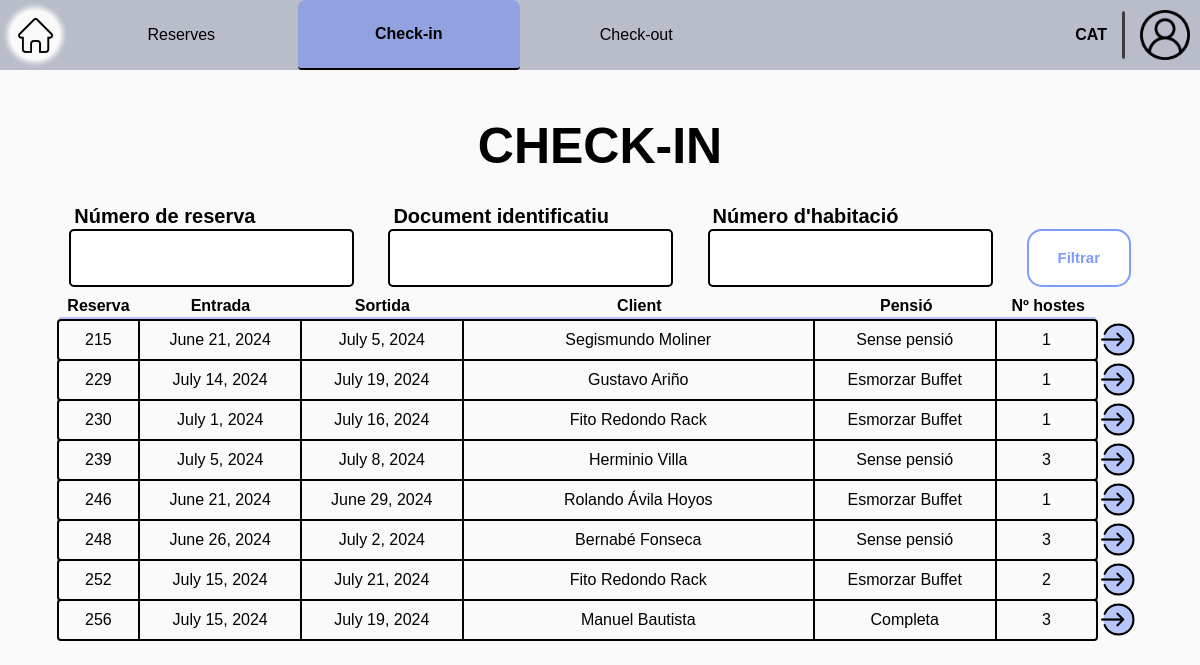
Screenshot of /receptionist/check-in/ (signed in) with the database file from the repository.
### Reception/models.py (models this page shows, shortened)
class RoomReservation(models.Model):
    client = models.ForeignKey(Client, on_delete=models.CASCADE)
    room = models.ForeignKey(Room, on_delete=models.CASCADE, to_field='id')
    entry = models.DateField()
    exit = models.DateField()
    pension_type = models.CharField(
        max_length=c.DROPDOWN_MAX_LENGTH,
        choices=c.get_pension_types,
        default='Sense pensió'
    )
    num_guests = models.IntegerField()
    is_active = models.BooleanField(default=True)
    check_in_active = models.BooleanField(default=False)
    check_out_active = models.BooleanField(default=False)
    tourist_tax_paid = models.BooleanField(default=False)
    class Meta:
        unique_together = ('room', 'entry', 'exit')

class HotelUser(AbstractUser):
    email = models.EmailField()
    phone_number = models.CharField(max_length=c.PHONE_NUMBER_LENGTH)
    id_number = models.CharField(max_length=c.ID_NUMBER, blank=True, unique=True)

### Reception/views.py (the view)
# urls.py: path('check-in/', v.check_in_1, name='check_in'),
@worker_required('receptionist')
def check_in_1(request):
    form = SearchReservationForm(request.GET or None)
    filtered_reservations, status = u.get_filtered_reservations(form, is_active=True, check_in_active=False,
                                                                check_out_active=False)
    if not status:
        messages.error(request, "No s'ha trobat cap reserva")
    return render(request, c.get_check_in_path(1), {
        'form': form,
        'reservations': filtered_reservations
    })

### Reception/forms.py (shortened to what this page needs)
class SearchReservationForm(forms.ModelForm):
    num_reservation = forms.CharField(label="Número de reserva", required=False)
    id_number = forms.CharField(label="Document identificatiu", required=False)
    room_num = forms.IntegerField(label="Número d'habitació", required=False,
                                  validators=[MinValueValidator(1)])
    class Meta:
        model = RoomReservation
        fields = ['num_reservation', 'id_number', 'room_num']

### Reception/config.py (called while the page is built)
    @staticmethod
    def get_check_in_path(n: int):
        return p.CHECK_IN_PATH[n]

### Reception/utils.py (called while the page is built, shortened)
def get_filtered_reservations(form, is_active=True, check_in_active=None, check_out_active=None) -> tuple:
    if check_in_active is None and check_out_active is None:
        reservations = RoomReservation.objects.filter(is_active=is_active)
    else:
        reservations = RoomReservation.objects.filter(is_active=is_active,
                                                      check_in_active=check_in_active,
                                                      check_out_active=check_out_active
                                                      )
    filtered_reservations = reservations
    return filtered_reservations, True

### templates/worker/receptionist/check-in/check_in_1.html (shortened to what this page needs)
{% extends "worker/receptionist/base_receptionist.html" %}
{% load static %}
{% block extra_css %}
    <link rel="stylesheet" href="{% static 'css/worker/receptionist/check-in/check-in_1.css' %}">
{% endblock extra_css %}
{% block id_check-in %} id="current-page" {% endblock id_check-in %}
{% block content %}
    <div class="main">
        <h1 class="section-title">CHECK-IN</h1>
        <form method="get" class="filter-field">
            <div class="form-group">
                <h5>{{ form.num_reservation.label }}</h5>
                {{ form.num_reservation }}
            </div>
            <div class="form-group">
                <h5>{{ form.id_number.label }}</h5>
                {{ form.id_number }}
            </div>
            <div class="form-group">
                <h5>{{ form.room_num.label }}</h5>
                {{ form.room_num }}
            </div>
            <div class="procedural-buttons">
                <button class="filter-button" type="submit">Filtrar</button>
            </div>
        </form>
        <ul class="reservation-list">
            <ul class="list-index">
                <li id="reservation-id">Reserva</li>
                <li id="entry">Entrada</li>
                <li id="exit">Sortida</li>
                <li id="name">Client</li>
                <li id="pension">Pensió</li>
                <li id="num-guests">Nº hostes</li>
            </ul>
            <div id="divider"></div>
            {% for reservation in reservations %}
                <div class="list-div">
                    <li>
                        <div id="reservation-id">{{ reservation.id }}</div>
                        <div id="entry">{{ reservation.entry }}</div>
                        <div id="exit">{{ reservation.exit }}</div>
                        <div id="name">{{ reservation.client.first_name }} {{ reservation.client.last_name }}</div>
                        <div id="pension">{{ reservation.pension_type }}</div>
                        <div id="num-guests">{{ reservation.num_guests }}</div>
                    </li>
                    <div class="list-extra">
                        <a class="icon" href="{% url 'check_in_summary' pk=reservation.id %}"><img id="check" width="30" height="30" src="{% static 'img/icons/enter-icon.png' %}" alt="delete"></a>
                    </div>
                </div>
            {% endfor %}
        </ul>
    </div>
{% endblock %}

### static/css/base.css (style rules this page uses)
body { background-color: #fafafa; font-family: "Gill Sans MT", Arial, sans-serif; margin: 0; padding: 0; aspect-ratio: 16 / 9; width: 100%; height: 100vh; display: flex; flex-direction: column; }
.main { position: relative; display: flex; flex-direction: column; align-items: center; height: 95%; width: 95%; max-height: 900px; max-width: 1600px; gap: 10px; margin-bottom: 10px; }

### static/css/worker/worker.css (style rules this page uses)
input, select { border: solid 2px black; }
button { cursor: pointer; }
.section-title { margin-bottom: 20px; font-size: 50px; display: flex; justify-content: center; min-width: max-content; }
h5 { margin: 0; font-size: 1em; font-weight: bold; }
input { background-color: white; border: 2px solid black; }
.procedural-buttons { height: 8%; width: 100%; display: flex; flex-direction: row; justify-content: space-between; align-items: center; }
.procedural-buttons button { display: flex; align-items: center; justify-content: center; height: 100%; width: 20%; max-height: 60px; max-width: 160px; min-height: 40px; min-width: 104px; margin-top: 0; margin-bottom: 0; font-size: 15px; font-weight: bold; border-radius: 15px; cursor: pointer; transition: opacity 0.2s; padding: 15px 10px; }
.filter-button { color: #7f9bff; background-color: white; border: 2px solid #7f9bff; }
.filter-field { width: 100%; font-weight: bold; font-size: 20px; display: flex; justify-content: center; gap: 3%; align-items: flex-end; flex-wrap: wrap; }
.filter-field h5 { margin-left: 5px; }
.filter-field input[type="text"], .filter-field input[type="number"] { height: 34px; border-radius: 5px; text-align: center; font-size: 30px; padding: 10px; }
.form-group { display: flex; flex-direction: column; gap: 1px; width: 25%; min-width: 270px; }
.list-index { width: 92%; margin: 0; display: flex; flex-direction: row; justify-content: space-around; padding: 0; }
.list-index li { display: flex; justify-content: center; align-items: center; font-weight: bold; border-right: solid 2px #fafafa; list-style-type: none; padding: 0; }
.list-index li:last-child { border-right: none; }
.list-extra { width: 8%; padding-left: 2px; display: flex; flex-direction: row; justify-content: space-evenly; }
.list-extra a { width: 95%; text-decoration: none; }
.icon { display: flex; align-items: center; height: 100%; width: 30px; border: none; }
#check { width: 35px; height: 35px; }
.icon img { width: 30px; height: 30px; }
.reservation-list { width: 95%; display: flex; flex-direction: column; gap: 2px; margin: 0; padding: 0; }
#divider { width: calc(92% - 2px); height: 2px; border-radius: 5px; background-color: #B7C5FBFF; }
.list-div { display: flex; flex-direction: row; justify-content: flex-start; }
.list-div li { width: 92%; display: flex; flex-direction: row; justify-content: space-around; outline: solid 2px black; border-radius: 2px; }
.list-div li div { display: flex; justify-content: center; align-items: center; padding: 10px 0; border-right: solid 2px black; }
.list-div li div:last-child { border-right: none; }
#reservation-id { width: 8%; }
#entry { width: 16%; }
#exit { width: 16%; }
#name { width: 32%; }
#pension { width: 18%; }
#num-guests { width: 10%; min-width: max-content; }

### static/css/worker/receptionist/check-in/check-in_1.css (style rules this page uses)
.procedural-buttons { width: 104px; height: 58px; }
.procedural-buttons button { width: 100%; height: 100%; }
.icon { margin-left: 3px; width: 100%; }
.list-extra { width: 4%; }
#reservation-id { width: 8%; }
#entry { width: 16%; }
#exit { width: 16%; }
#name { width: 35%; }
#pension { width: 18%; }
#num-guests { width: 10%; min-width: max-content; }
.list-div li { width: 96%; }
.list-index { width: 96%; }
#divider { width: calc(96% - 2px); }

### rows the page displays
RoomReservation: id "215", entry "June 21, 2024", exit "July 5, 2024", client.first_name "Segismundo", client.last_name "Moliner", pension_type "Sense pensió", num_guests "1"
RoomReservation: id "229", entry "July 14, 2024", exit "July 19, 2024", client.first_name "Gustavo", client.last_name "Ariño", pension_type "Esmorzar Buffet", num_guests "1"
RoomReservation: id "230", entry "July 1, 2024", exit "July 16, 2024", client.first_name "Fito", client.last_name "Redondo Rack", pension_type "Esmorzar Buffet", num_guests "1"
RoomReservation: id "239", entry "July 5, 2024", exit "July 8, 2024", client.first_name "Herminio", client.last_name "Villa", pension_type "Sense pensió", num_guests "3"
RoomReservation: id "246", entry "June 21, 2024", exit "June 29, 2024", client.first_name "Rolando", client.last_name "Ávila Hoyos", pension_type "Esmorzar Buffet", num_guests "1"
RoomReservation: id "248", entry "June 26, 2024", exit "July 2, 2024", client.first_name "Bernabé", client.last_name "Fonseca", pension_type "Sense pensió", num_guests "3"
RoomReservation: id "252", entry "July 15, 2024", exit "July 21, 2024", client.first_name "Fito", client.last_name "Redondo Rack", pension_type "Esmorzar Buffet", num_guests "2"
RoomReservation: id "256", entry "July 15, 2024", exit "July 19, 2024", client.first_name "Manuel", client.last_name "Bautista", pension_type "Completa", num_guests "3"
